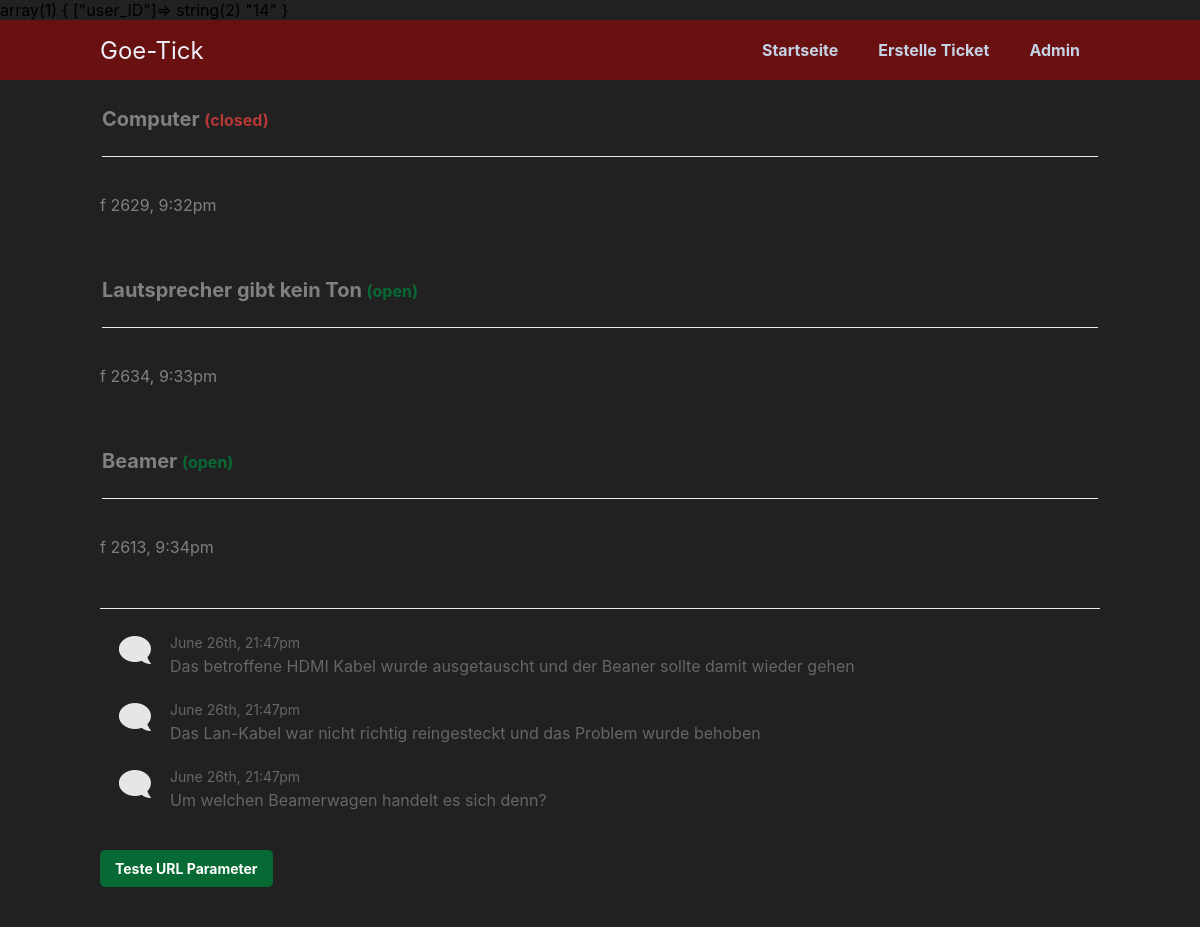
Page /testView.php (signed in) on the committed database.
### tables this page shows
CREATE TABLE `tickets` (
  `ticket_ID` int(11) NOT NULL,
  `fehler_ID` int(11) NOT NULL,
  `nutzer_ID` int(11) NOT NULL,
  `title` varchar(255) NOT NULL,
  `created` datetime NOT NULL DEFAULT current_timestamp(),
  `StatusTicket` enum('open','closed','resolved') NOT NULL DEFAULT 'open'
);

CREATE TABLE `tickets_comments` (
  `kommentar_ID` int(11) NOT NULL,
  `ticket_ID` int(11) NOT NULL,
  `user_ID` int(11) NOT NULL,
  `kommentar` varchar(255) NOT NULL,
  `erstelldatum` int(11) NOT NULL DEFAULT current_timestamp()
);

### testView.php (the view, shortened to what this page needs)
<?php
include 'functions.php';
$pdo = pdo_connect_mysql();
var_dump($_SESSION);
$stmt_ticket= $pdo->prepare('SELECT * From tickets WHERE nutzer_ID = :nutzer_ID');
$stmt_ticket->execute(array(
    ':nutzer_ID' => $_SESSION['user_ID']
));
$stmt_ticket = $stmt_ticket->fetchall(PDO::FETCH_ASSOC);
$stmt_comment = $pdo -> prepare('SELECT kommentar, erstelldatum from tickets_comments');
$stmt_comment->execute();
$comments = $stmt_comment->fetchall(PDO::FETCH_ASSOC);
$counter = 0;
?>
<?=template_header('hilfe bei der fehlerfindung')?>
<div class="content view">
    <?php foreach ($stmt_ticket as $tk):?>
    <h2><?=htmlspecialchars($tk['title'], ENT_QUOTES)?>
        <span class="<?=$tk['StatusTicket']?>">(<?=$tk['StatusTicket']?>)</span>
    </h2>
    <div class="ticket">
        <p class="created"><?=date('f ds, g:ia', strtotime($tk['created']))?></p>
    </div>
    <?php $counter++; endforeach;?>
    <div class="comments">
        <?php foreach($comments as $comment): ?>
        <div class="comment">
            <div>
                <i class="fas fa-comment fa-2x"></i>
            </div>
            <p>
                <span><?=date('F dS, G:ia', strtotime($comment['erstelldatum']))?></span>
                <?=nl2br(htmlspecialchars($comment['kommentar'], ENT_QUOTES))?>
            </p>
        </div>
        <?php endforeach; ?>
        <div class="btns">
            <a href="Location: testView.php?id=" class="btn">Teste URL Parameter</a>
        </div>
    </div>
    <?=template_footer()?>

### stylesheet.css (style rules this page uses)
* { box-sizing: border-box; font-family: -apple-system, BlinkMacSystemFont, "segoe ui", roboto, oxygen, ubuntu, cantarell, "fira sans", "droid sans", "helvetica neue", Arial, sans-serif; font-size: 16px; -webkit-font-smoothing: antialiased; -moz-osx-font-smoothing: grayscale; }
body { background-color: #212121; margin: 0; }
.content { width: 1000px; margin: 0 auto; }
.content h2 { margin: 2; padding: 25px 0; font-size: 20px; border-bottom: 1px solid #ebebeb; color: gray; }
.btns { display: flex; }
.btns .btn { display: inline-block; text-decoration: none; background-color: #076a35; font-weight: bold; font-size: 14px; border-radius: 5px; color: #FFFFFF; padding: 10px 15px; margin: 15px 10px 15px 0; }
.view h2 .open, .view h2 .resolved { color: #076a35; }
.view h2 .closed { color: #b63838; }
.view .ticket { padding: 20px 0; }
.view .ticket .created { color: gray; }
.view .comments { margin-top: 15px; border-top: 1px solid #ebebeb; padding: 25px 0; }
.view .comments .comment { display: flex; padding-bottom: 5px; }
.view .comments .comment div { display: flex; align-items: flex-start; justify-content: center; width: 70px; color: #e6e6e6; transform: scaleX(-1); }
.view .comments .comment p { margin: 0 0 20px 0; color: #666666; }
.view .comments .comment p span { display: flex; font-size: 14px; padding-bottom: 5px; color: #666666; }

### rows in the picture
tickets: title "Computer", StatusTicket "closed", created "f 2629, 9:32pm"
tickets: title "Lautsprecher gibt kein Ton", StatusTicket "open", created "f 2634, 9:33pm"
tickets: title "Beamer", StatusTicket "open", created "f 2613, 9:34pm"
tickets_comments: erstelldatum "June 26th, 21:47pm", kommentar "Das betroffene HDMI Kabel wurde ausgetauscht und der Beaner sollte damit wieder gehen"
tickets_comments: erstelldatum "June 26th, 21:47pm", kommentar "Das Lan-Kabel war nicht richtig reingesteckt und das Problem wurde behoben"
tickets_comments: erstelldatum "June 26th, 21:47pm", kommentar "Um welchen Beamerwagen handelt es sich denn?"
